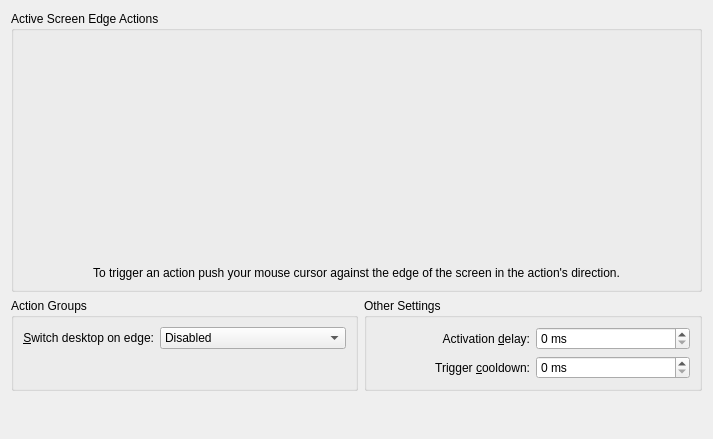
<?xml version="1.0" encoding="UTF-8"?>
<ui version="4.0">
 <class>KWinScreenEdgesConfigForm</class>
 <widget class="QWidget" name="KWinScreenEdgesConfigForm">
  <property name="geometry">
   <rect>
    <x>0</x>
    <y>0</y>
    <width>713</width>
    <height>439</height>
   </rect>
  </property>
  <layout class="QGridLayout" name="gridLayout">
   <item row="1" column="1">
    <widget class="QGroupBox" name="groupBox_2">
     <property name="enabled">
      <bool>true</bool>
     </property>
     <property name="title">
      <string>Other Settings</string>
     </property>
     <layout class="QGridLayout" name="gridLayout_3">
      <item row="6" column="0" colspan="2">
       <spacer name="verticalSpacer_2">
        <property name="orientation">
         <enum>Qt::Vertical</enum>
        </property>
        <property name="sizeHint" stdset="0">
         <size>
          <width>20</width>
          <height>0</height>
         </size>
        </property>
       </spacer>
      </item>
      <item row="0" column="0">
       <widget class="QLabel" name="label">
        <property name="text">
         <string>Activation &amp;delay:</string>
        </property>
        <property name="alignment">
         <set>Qt::AlignRight|Qt::AlignTrailing|Qt::AlignVCenter</set>
        </property>
        <property name="buddy">
         <cstring>activationDelaySpin</cstring>
        </property>
       </widget>
      </item>
      <item row="0" column="1">
       <widget class="QSpinBox" name="activationDelaySpin">
        <property name="suffix">
         <string> ms</string>
        </property>
        <property name="maximum">
         <number>1000</number>
        </property>
        <property name="singleStep">
         <number>50</number>
        </property>
        <property name="value">
         <number>0</number>
        </property>
       </widget>
      </item>
      <item row="1" column="0">
       <widget class="QLabel" name="label_2">
        <property name="enabled">
         <bool>true</bool>
        </property>
        <property name="text">
         <string>Trigger &amp;cooldown:</string>
        </property>
        <property name="alignment">
         <set>Qt::AlignRight|Qt::AlignTrailing|Qt::AlignVCenter</set>
        </property>
        <property name="buddy">
         <cstring>triggerCooldownSpin</cstring>
        </property>
       </widget>
      </item>
      <item row="1" column="1">
       <widget class="QSpinBox" name="triggerCooldownSpin">
        <property name="enabled">
         <bool>true</bool>
        </property>
        <property name="suffix">
         <string> ms</string>
        </property>
        <property name="maximum">
         <number>1000</number>
        </property>
        <property name="singleStep">
         <number>50</number>
        </property>
        <property name="value">
         <number>0</number>
        </property>
       </widget>
      </item>
     </layout>
    </widget>
   </item>
   <item row="2" column="0" colspan="2">
    <spacer name="verticalSpacer">
     <property name="orientation">
      <enum>Qt::Vertical</enum>
     </property>
     <property name="sizeHint" stdset="0">
      <size>
       <width>20</width>
       <height>0</height>
      </size>
     </property>
    </spacer>
   </item>
   <item row="1" column="0">
    <widget class="QGroupBox" name="groupBox">
     <property name="title">
      <string>Action Groups</string>
     </property>
     <layout class="QGridLayout" name="gridLayout_2">
      <item row="2" column="0" colspan="2">
       <spacer name="verticalSpacer_3">
        <property name="orientation">
         <enum>Qt::Vertical</enum>
        </property>
        <property name="sizeHint" stdset="0">
         <size>
          <width>20</width>
          <height>0</height>
         </size>
        </property>
       </spacer>
      </item>
      <item row="0" column="0">
       <widget class="QLabel" name="desktopSwitchLabel">
        <property name="text">
         <string>&amp;Switch desktop on edge:</string>
        </property>
        <property name="alignment">
         <set>Qt::AlignRight|Qt::AlignTrailing|Qt::AlignVCenter</set>
        </property>
        <property name="buddy">
         <cstring>desktopSwitchCombo</cstring>
        </property>
       </widget>
      </item>
      <item row="0" column="1">
       <widget class="QComboBox" name="desktopSwitchCombo">
        <item>
         <property name="text">
          <string>Disabled</string>
         </property>
        </item>
        <item>
         <property name="text">
          <string>Only When Moving Windows</string>
         </property>
        </item>
        <item>
         <property name="text">
          <string>Always Enabled</string>
         </property>
        </item>
       </widget>
      </item>
     </layout>
    </widget>
   </item>
   <item row="0" column="0" colspan="2">
    <widget class="QGroupBox" name="groupBox_3">
     <property name="title">
      <string>Active Screen Edge Actions</string>
     </property>
     <layout class="QGridLayout" name="gridLayout_4">
      <item row="0" column="0">
       <spacer name="verticalSpacer_9">
        <property name="orientation">
         <enum>Qt::Vertical</enum>
        </property>
        <property name="sizeType">
         <enum>QSizePolicy::Fixed</enum>
        </property>
        <property name="sizeHint" stdset="0">
         <size>
          <width>10</width>
          <height>10</height>
         </size>
        </property>
       </spacer>
      </item>
      <item row="1" column="0">
       <widget class="KWin::Monitor" name="monitor" native="true">
        <property name="minimumSize">
         <size>
          <width>200</width>
          <height>200</height>
         </size>
        </property>
        <property name="focusPolicy">
         <enum>Qt::StrongFocus</enum>
        </property>
       </widget>
      </item>
      <item row="2" column="0">
       <spacer name="verticalSpacer_6">
        <property name="orientation">
         <enum>Qt::Vertical</enum>
        </property>
        <property name="sizeType">
         <enum>QSizePolicy::Fixed</enum>
        </property>
        <property name="sizeHint" stdset="0">
         <size>
          <width>10</width>
          <height>10</height>
         </size>
        </property>
       </spacer>
      </item>
      <item row="3" column="0">
       <widget class="QLabel" name="label_7">
        <property name="text">
         <string>To trigger an action push your mouse cursor against the edge of the screen in the action's direction.</string>
        </property>
        <property name="alignment">
         <set>Qt::AlignCenter</set>
        </property>
        <property name="wordWrap">
         <bool>true</bool>
        </property>
       </widget>
      </item>
     </layout>
    </widget>
   </item>
  </layout>
 </widget>
 <customwidgets>
  <customwidget>
   <class>KWin::Monitor</class>
   <extends>QWidget</extends>
   <header>monitor.h</header>
   <container>1</container>
  </customwidget>
 </customwidgets>
 <tabstops>
  <tabstop>monitor</tabstop>
  <tabstop>desktopSwitchCombo</tabstop>
  <tabstop>activationDelaySpin</tabstop>
  <tabstop>triggerCooldownSpin</tabstop>
 </tabstops>
 <resources/>
 <connections/>
</ui>
